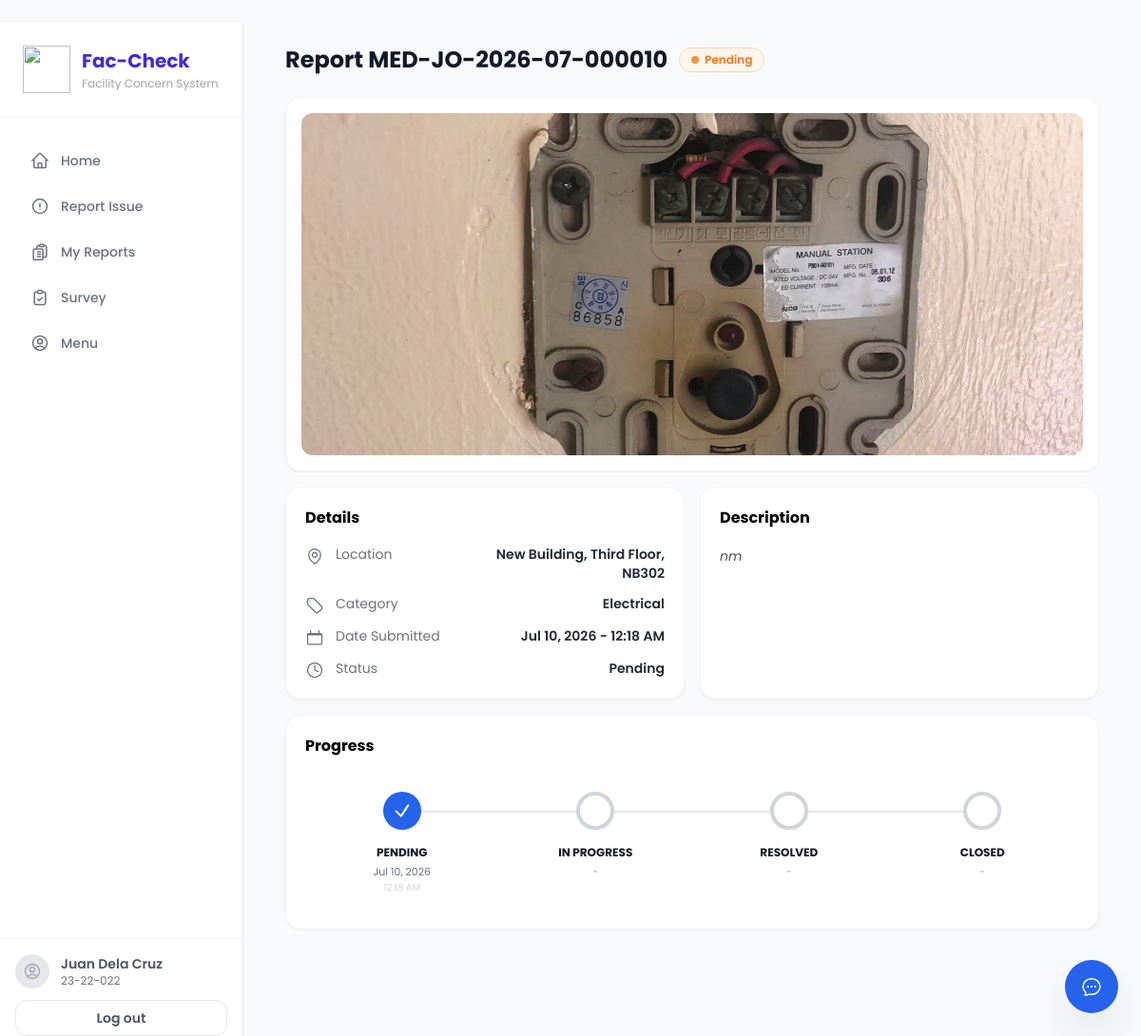
The app's page /user/reported_issue/21/ (signed in) with its own data.
### user/models.py (models this page shows, shortened)
class Report(models.Model):
    STATUS_CHOICES = [
        ('pending', 'Pending'),
        ('in_progress', 'In Progress'),
        ('resolved', 'Resolved'),
        ('closed', 'Closed'),
    ]
    CATEGORY_CHOICES = [
        ('electrical', 'Electrical'),
        ('plumbing', 'Plumbing'),
        ('refrigeration_acu', 'Refrigeration / ACUs'),
        ('carpentry_masonry', 'Carpentry / Masonry'),
        ('painting', 'Painting'),
        ('vehicle_checkup', 'Vehicle Check-up'),
        ('others', 'Others'),
    ]
    PRIORITY_CHOICES = [
    ('critical', 'Critical / Urgent'),
    ('high', 'High Priority'),
    ('standard', 'Standard'),
    ]
    user = models.ForeignKey(User, on_delete=models.SET_NULL, null=True, blank=True, related_name='reports')
    report_number = models.CharField(max_length=30, unique=True, blank=True, null=True)
    photo = models.ImageField(upload_to='reports/')
    category = models.CharField(max_length=100, choices=CATEGORY_CHOICES)
    custom_category = models.CharField(max_length=100, blank=True, null=True)
    location = models.CharField(max_length=100)
    description = models.TextField()
    status = models.CharField(max_length=20, choices=STATUS_CHOICES, default='pending')
    submitted_at = models.DateTimeField(auto_now_add=True)
    priority = models.CharField(max_length=30, choices=PRIORITY_CHOICES, blank=True, null=True)
    assigned_personnel = models.CharField(max_length=255, blank=True, null=True)
    assigned_personnel_data = models.JSONField(default=list, blank=True)
    accomplished_at = models.DateTimeField(null=True, blank=True)
    in_progress_at = models.DateTimeField(null=True, blank=True)
    pending_awaiting_personnel = models.BooleanField(default=False)
    pending_awaiting_personnel_at = models.DateTimeField(null=True, blank=True)
    pending_awaiting_materials = models.BooleanField(default=False)
    pending_awaiting_materials_at = models.DateTimeField(null=True, blank=True)
    pending_awaiting_approval = models.BooleanField(default=False)
    pending_awaiting_approval_at = models.DateTimeField(null=True, blank=True)
    cnn_raw_prediction = models.CharField(max_length=100, blank=True, null=True)
    cnn_confidence = models.FloatField(blank=True, null=True)
    cnn_margin = models.FloatField(blank=True, null=True)
    flagged_for_review = models.BooleanField(default=False)
    @property
    def assigned_personnel_summary(self):
        if self.assigned_personnel_data:
            return ", ".join(
                item.get('name')
                for item in self.assigned_personnel_data
                if item.get('name')
            )
        return None

### user/views.py (the view)
# urls.py: path('reported_issue/<int:report_id>/', user_required(views.reportedIssue), name='reportedIssue'),
@login_required
def reportedIssue(request, report_id):
    report = get_object_or_404(
        Report,
        id=report_id,
        user=request.user
    )
    already_surveyed = SurveyResponse.objects.filter(
        report=report
    ).exists()
    show_survey = (
        report.status == 'resolved'
        and not already_surveyed
    )
    emojis = [
        ('😤', 'Unsatisfactory', 1),
        ('😞', 'Fair', 2),
        ('😐', 'Satisfactory', 3),
        ('😊', 'Very Satisfactory', 4),
        ('😄', 'Outstanding', 5),
    ]
    return render(request, 'user/reported_issue.html', {
        "active_page": "reportedIssue",
        "report": report,
        "already_surveyed": already_surveyed,
        "show_survey": show_survey,
        "emojis": emojis,
    })

### user/templates/user/reported_issue.html (shortened to what this page needs)
﻿{% extends "user/layouts/base.html" %}
{% block content %}
  <main class="flex-1 w-full lg:mx-auto">
    <div class="reported-issue-desktop-view hidden lg:block px-5 pt-6 pb-10 max-w-4xl w-full mx-auto">
      <div class="mb-6">
        <div class="flex items-center gap-3">
          <h1 class="text-2xl font-bold text-gray-900 leading-tight">Report {{ report.report_number }}</h1>
          {% if report.status == 'pending' %}
            <span class="inline-flex items-center gap-1.5 px-3 py-1 rounded-full border border-orange-200 bg-orange-50 text-xs font-semibold text-orange-500">
              <span class="w-2 h-2 rounded-full bg-orange-400"></span>Pending
            </span>
          {% elif report.status == 'in_progress' %}
            <span class="inline-flex items-center gap-1.5 px-3 py-1 rounded-full border border-blue-200 bg-blue-50 text-xs font-semibold text-blue-500">
              <span class="w-2 h-2 rounded-full bg-blue-400"></span>In Progress
            </span>
          {% elif report.status == 'resolved' %}
            <span class="inline-flex items-center gap-1.5 px-3 py-1 rounded-full border border-green-300 bg-green-50 text-xs font-semibold text-green-600">
              <span class="w-2 h-2 rounded-full bg-green-500"></span>Resolved
            </span>
          {% elif report.status == 'closed' %}
            <span class="inline-flex items-center gap-1.5 px-3 py-1 rounded-full border border-gray-300 bg-gray-100 text-xs font-semibold text-gray-500">
              <span class="w-2 h-2 rounded-full bg-gray-400"></span>Closed
            </span>
          {% endif %}
        </div>
      </div>
      <div class="bg-white border border-gray-100 rounded-2xl p-4 shadow-sm mb-4">
        {% if report.photo %}
          <div class="group relative block w-full overflow-hidden rounded-xl bg-gray-100">
            <img src="{{ report.photo.url }}"
                 alt="Report Photo"
                 class="w-full h-[360px] object-cover transition duration-300 group-hover:scale-[1.01]" />
          </div>
        {% endif %}
      </div>
      <div class="grid grid-cols-1 lg:grid-cols-2 gap-4 mb-4">
        <div class="bg-white border border-gray-100 rounded-2xl p-5 shadow-sm">
          <h2 class="text-black font-bold mb-4">Details</h2>
          <div class="space-y-3">
            <div class="grid grid-cols-2 gap-4 items-start">
              <div class="flex items-start gap-3 text-gray-500 min-w-0">
                <span class="text-sm shrink-0">Location</span>
              </div>
              <span class="text-sm font-semibold text-gray-800 text-right leading-5 break-words whitespace-normal min-w-0">{{ report.location }}</span>
            </div>
            <div class="grid grid-cols-2 gap-4 items-start">
              <div class="flex items-start gap-3 text-gray-500 min-w-0">
                <span class="text-sm shrink-0">Category</span>
              </div>
              <span class="text-sm font-semibold text-gray-800 text-right leading-5 break-words whitespace-normal min-w-0">{{ report.get_category_display }}</span>
            </div>
            <div class="grid grid-cols-2 gap-4 items-start">
              <div class="flex items-start gap-3 text-gray-500 min-w-0">
                <span class="text-sm shrink-0">Date Submitted</span>
              </div>
              <span class="text-sm font-semibold text-gray-800 text-right leading-5 break-words whitespace-normal min-w-0">{{ report.submitted_at|date:"M d, Y - h:i A" }}</span>
            </div>
            <div class="grid grid-cols-2 gap-4 items-start">
              <div class="flex items-start gap-3 text-gray-500 min-w-0">
                <svg xmlns="http://www.w3.org/2000/svg"
                     class="w-5 h-5 mt-0.5 shrink-0"
                     fill="none"
                     viewBox="0 0 24 24"
                     stroke-width="1.5"
                     stroke="currentColor">
                  <path stroke-linecap="round" stroke-linejoin="round" d="M12 6v6l4 2M21 12a9 9 0 1 1-18 0 9 9 0 0 1 18 0Z" />
                </svg>
                <span class="text-sm shrink-0">Status</span>
              </div>
              <span class="text-sm font-semibold text-gray-800 text-right leading-5 break-words whitespace-normal min-w-0">
                {{ report.get_status_display }}
              </span>
            </div>
          </div>
        </div>
        <div class="bg-white border border-gray-100 rounded-2xl p-5 shadow-sm">
          <h2 class="text-black font-bold mb-4">Description</h2>
          <p class="text-sm text-gray-600 leading-6 italic">{{ report.description }}</p>
        </div>
      </div>
      <div class="bg-white border border-gray-100 rounded-2xl p-5 shadow-sm">
        <h2 class="text-black font-bold mb-7">Progress</h2>
        <div class="overflow-x-auto pb-2">
          <div class="relative min-w-[620px] pt-2 pb-2">
            <div class="absolute top-7 left-[12.5%] right-[12.5%] h-0.5 bg-gray-200"></div>
            <div class="relative grid grid-cols-4 text-center">
              <div class="flex flex-col items-center">
                <div class="w-10 h-10 rounded-full bg-blue-600 text-white flex items-center justify-center shadow-sm">
                  <svg xmlns="http://www.w3.org/2000/svg"
                       class="w-5 h-5"
                       fill="none"
                       viewBox="0 0 24 24"
                       stroke-width="2.5"
                       stroke="currentColor">
                    <path stroke-linecap="round" stroke-linejoin="round" d="m4.5 12.75 6 6 9-13.5" />
                  </svg>
                </div>
                <p class="mt-4 text-xs font-bold text-gray-900 uppercase">Pending</p>
                <p class="mt-1 text-[11px] text-gray-500">{{ report.submitted_at|date:"M d, Y" }}</p>
                <p class="text-[10px] text-gray-300">{{ report.submitted_at|date:"h:i A" }}</p>
              </div>
              <div class="flex flex-col items-center">
                <div class="w-10 h-10 rounded-full flex items-center justify-center shadow-sm {% if report.status == 'in_progress' or report.status == 'resolved' or report.status == 'closed' %}bg-blue-600 text-white{% else %}bg-white border-4 border-gray-300{% endif %}">
                </div>
                <p class="mt-4 text-xs font-bold text-gray-900 uppercase">In Progress</p>
                {% if report.in_progress_at %}
                  <p class="mt-1 text-[11px] text-gray-500">{{ report.in_progress_at|date:"M d, Y" }}</p>
                  <p class="text-[10px] text-gray-300">{{ report.in_progress_at|date:"h:i A" }}</p>
                {% else %}
                  <p class="mt-1 text-[11px] text-gray-400">-</p>
                {% endif %}
              </div>
              <div class="flex flex-col items-center">
                <div class="w-10 h-10 rounded-full flex items-center justify-center shadow-sm {% if report.status == 'resolved' or report.status == 'closed' %}bg-blue-600 text-white{% else %}bg-white border-4 border-gray-300{% endif %}">
                </div>
                <p class="mt-4 text-xs font-bold text-gray-900 uppercase">Resolved</p>
                {% if report.accomplished_at %}
                  <p class="mt-1 text-[11px] text-gray-500">{{ report.accomplished_at|date:"M d, Y" }}</p>
                  <p class="text-[10px] text-gray-300">{{ report.accomplished_at|date:"h:i A" }}</p>
                {% else %}
                  <p class="mt-1 text-[11px] text-gray-400">-</p>
                {% endif %}
              </div>
              <div class="flex flex-col items-center">
                <div class="w-10 h-10 rounded-full flex items-center justify-center shadow-sm {% if report.status == 'closed' %}bg-blue-600 text-white{% else %}bg-white border-4 border-gray-300{% endif %}">
                </div>
                <p class="mt-4 text-xs font-bold text-gray-900 uppercase">Closed</p>
                {% if report.status == 'closed' %}
                  {% if report.closed_at %}
                    <p class="mt-1 text-[11px] text-gray-500">{{ report.closed_at|date:"M d, Y" }}</p>
                    <p class="text-[10px] text-gray-300">{{ report.closed_at|date:"h:i A" }}</p>
                  {% else %}
                    <p class="mt-1 text-[11px] text-gray-400">-</p>
                  {% endif %}
                {% else %}
                  <p class="mt-1 text-[11px] text-gray-400">-</p>
                {% endif %}
              </div>
            </div>
          </div>
        </div>
      </div>
    </div>
  </main>
{% endblock %}

### user/templates/user/components/sidebar.html (shortened to what this page needs)
{% load static tailwind_tags %} {% tailwind_css %}
<aside
  class="hidden lg:flex flex-col w-64 bg-white border-r border-gray-200 fixed h-full z-50"
>
  <div class="flex items-center gap-3 px-6 py-6 border-b border-gray-100">
    <img
      src="{% static 'user/images/Fac-Check-Logo.png' %}"
      style="width: 50px; height: 50px; object-fit: contain"
    />
    <div>
      <h1 class="text-xl font-bold text-primary">Fac-Check</h1>
      <p class="text-xs text-gray-400 mt-0.5">Facility Concern System</p>
    </div>
  </div>
  <nav class="flex-1 px-4 py-6 flex flex-col gap-1">
    <a
      href="{% url 'userDashboard' %}"
      class="flex items-center gap-3 px-4 py-3 rounded-xl text-sm font-medium {% if request.resolver_match.url_name == 'userDashboard' %}bg-blue-500 text-white {% else %}text-gray-500 hover:bg-gray-50 hover:text-gray-900{% endif %} transition-colors"
    >
      Home
    </a>
    <a
      href="{% url 'reportForm' %}"
      class="flex items-center gap-3 px-4 py-3 rounded-xl text-sm font-medium {% if request.resolver_match.url_name == 'reportForm' %}bg-blue-500 text-white {% else %}text-gray-500 hover:bg-gray-50 hover:text-gray-900{% endif %} transition-colors"
    >
      <svg
        class="w-5 h-5"
        fill="none"
        stroke="currentColor"
        stroke-width="1.8"
        viewBox="0 0 24 24"
      >
        <path
          stroke-linecap="round"
          stroke-linejoin="round"
          d="M12 9v3.75m9-.75a9 9 0 1 1-18 0 9 9 0 0 1 18 0Zm-9 3.75h.008v.008H12v-.008Z"
        />
      </svg>
      Report Issue
    </a>
    <a
      href="{% url 'userReports' %}"
      class="flex items-center gap-3 px-4 py-3 rounded-xl text-sm font-medium {% if request.resolver_match.url_name == 'userReports' %}bg-blue-500 text-white {% else %}text-gray-500 hover:bg-gray-50 hover:text-gray-900{% endif %} transition-colors"
    >
      My Reports
    </a>
    <a
      href="{% url 'userSurvey' %}"
      class="flex items-center gap-3 px-4 py-3 rounded-xl text-sm font-medium {% if request.resolver_match.url_name == 'userSurvey' %}bg-blue-500 text-white {% else %}text-gray-500 hover:bg-gray-50 hover:text-gray-900{% endif %} transition-colors"
    >
      <svg
        class="w-5 h-5"
        fill="none"
        stroke="currentColor"
        stroke-width="1.8"
        viewBox="0 0 24 24"
      >
        <path
          stroke-linecap="round"
          stroke-linejoin="round"
          d="M9 5H7a2 2 0 0 0-2 2v12a2 2 0 0 0 2 2h10a2 2 0 0 0 2-2V7a2 2 0 0 0-2-2h-2M9 5a2 2 0 0 0 2 2h2a2 2 0 0 0 2-2M9 5a2 2 0 0 1 2-2h2a2 2 0 0 1 2 2m-6 9 2 2 4-4"
        />
      </svg>
      Survey
    </a>
    <a
      href="{% url 'menu' %}"
      class="flex items-center gap-3 px-4 py-3 rounded-xl text-sm font-medium {% if request.resolver_match.url_name == 'menu' %}bg-blue-500 text-white {% else %}text-gray-500 hover:bg-gray-50 hover:text-gray-900{% endif %} transition-colors"
    >
      Menu
    </a>
  </nav>
  <div class="px-4 pb-6 border-t border-gray-100 pt-4">
    <div class="flex items-center gap-3 mb-3">
      <div
        class="w-9 h-9 rounded-full bg-gray-200 flex items-center justify-center shrink-0 overflow-hidden"
      >
      </div>
      <div class="min-w-0">
        <p class="text-sm text-gray-600 font-semibold truncate">
          {{ user.first_name }} {{ user.last_name }}
        </p>
        <p class="text-xs text-gray-500 truncate">{{ user.username }}</p>
      </div>
    </div>
    <button
      type="button"
      onClick="openLogoutModal()"
      data-open-logout
      class="w-full text-sm font-semibold text-gray-600 border border-gray-200 bg-white px-4 py-2 rounded-xl hover:bg-gray-50 transition-colors"
    >
      Log out
    </button>
  </div>
</aside>

### user/templates/user/layouts/base.html (style rules this page uses)
:root { color-scheme: light; }

### user/templates/user/reported_issue.html (style rules this page uses)
.reported-issue-desktop-view { display: none; }
@media (min-width: 1024px) { .reported-issue-desktop-view { display: block; } }

### records on screen
Report: report_number "MED-JO-2026-07-000010", photo (picture), location "New Building, Third Floor, NB302", category "Electrical", submitted_at "Jul 10, 2026 - 12:18 AM", status "Pending", description "nm", submitted_at "Jul 10, 2026", submitted_at "12:18 AM"

### other values on screen
{{ user.first_name }} "Juan"
{{ user.last_name }} "Dela Cruz"
{{ user.username }} "23-22-022"
